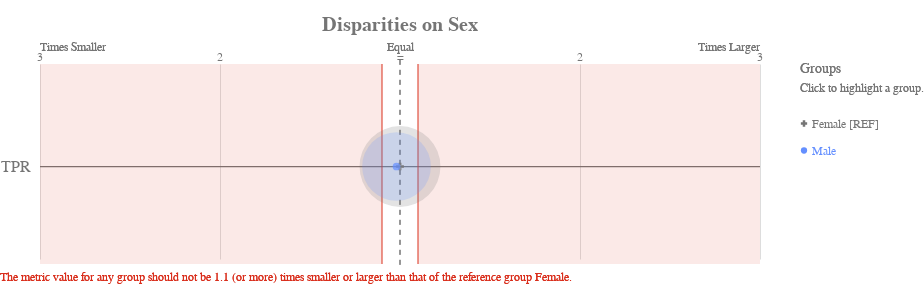

The code cell stored with this chart in its notebook:
### Code cell
ap.disparity(bdf, metrics, 'Sex', fairness_threshold = disparity_tolerance)

### Figure 1 — Vega-Lite specification as saved in the notebook (floating-point values rounded to 4 significant figures)
{"config": {"view": {"continuousWidth": 400, "continuousHeight": 300, "strokeWidth": 0}, "axisLeft": {"labelColor": "rgb(117,117,117)", "labelFont": "Arial", "labelFontSize": 16}, "title": {"align": "center", "baseline": "middle", "color": "rgb(117,117,117)", "font": "Arial", "fontSize": 20, "fontWeight": "bold"}}, "layer": [{"data": {"name": "data-1f2af75cfead9a3854ee453922b4eaab"}, "mark": {"type": "rule", "stroke": "rgb(117,117,117)", "strokeWidth": 1.25, "tooltip": ""}, "encoding": {"x": {"type": "quantitative", "field": "x", "scale": {"domain": [-2, 2], "range": [40.0, 760.0]}}, "x2": {"field": "x2"}, "y": {"type": "nominal", "axis": {"domain": false, "labelAngle": 0, "labelPadding": -30, "orient": "left", "ticks": false, "title": ""}, "field": "metric", "scale": {"domain": ["TPR"], "range": [30, 225.0]}}}}, {"data": {"name": "data-79dd248bdaa0ea02c535240e8ad022c8"}, "mark": {"type": "rule", "stroke": "rgb(117,117,117)", "strokeDash": [5, 5], "strokeWidth": 1}, "encoding": {"tooltip": {"value": "Female [REF]"}, "x": {"value": 400.0}, "y": {"value": 20.83}, "y2": {"value": 229.2}}}, {"data": {"name": "data-c233327f4cd9b4c2df31bf8015c83e4a"}, "mark": {"type": "text", "align": "center", "color": "rgb(117,117,117)", "font": "Arial", "fontSize": 12, "fontWeight": "normal", "tooltip": ""}, "encoding": {"text": {"type": "nominal", "field": "label"}, "x": {"type": "quantitative", "field": "value", "scale": {"domain": [-2, 2], "range": [40.0, 760.0]}}, "y": {"value": 17.5}}}, {"layer": [{"mark": {"type": "text", "align": "left", "fill": "rgb(117,117,117)", "font": "Arial", "fontSize": 12, "fontWeight": "normal", "tooltip": ""}, "encoding": {"text": {"value": "Times Smaller"}, "x": {"value": 40.0}, "y": {"value": 7.5}}}, {"mark": {"type": "text", "align": "right", "fill": "rgb(117,117,117)", "font": "Arial", "fontSize": 12, "fontWeight": "normal", "tooltip": ""}, "encoding": {"text": {"value": "Times Larger"}, "x": {"value": 760.0}, "y": {"value": 7.5}}}, {"mark": {"type": "text", "align": "center", "fill": "rgb(117,117,117)", "font": "Arial", "fontSize": 12, "fontWeight": "normal", "tooltip": ""}, "encoding": {"text": {"value": "Equal"}, "x": {"value": 400.0}, "y": {"value": 7.5}}}], "data": {"name": "data-79dd248bdaa0ea02c535240e8ad022c8"}}, {"layer": [{"mark": {"type": "rule", "opacity": 0.8, "stroke": "rgb(217, 46, 28)", "strokeWidth": 1.25, "tooltip": ""}, "encoding": {"x": {"type": "quantitative", "field": "min", "scale": {"domain": [-2, 2], "range": [40.0, 760.0]}}, "y": {"value": 25.0}, "y2": {"value": 225.0}}}, {"mark": {"type": "rule", "opacity": 0.8, "stroke": "rgb(217, 46, 28)", "strokeWidth": 1.25, "tooltip": ""}, "encoding": {"x": {"type": "quantitative", "field": "max", "scale": {"domain": [-2, 2], "range": [40.0, 760.0]}}, "y": {"value": 25.0}, "y2": {"value": 225.0}}}, {"layer": [{"mark": {"type": "rect", "fill": "rgb(217, 46, 28)", "opacity": 0.1, "tooltip": ""}, "encoding": {"x": {"type": "quantitative", "field": "min", "scale": {"domain": [-2, 2], "range": [40.0, 760.0]}}, "x2": {"field": "lower_end"}, "y": {"value": 25.0}, "y2": {"value": 225.0}}}, {"mark": {"type": "rect", "fill": "rgb(217, 46, 28)", "opacity": 0.1, "tooltip": ""}, "encoding": {"x": {"type": "quantitative", "field": "max", "scale": {"domain": [-2, 2], "range": [40.0, 760.0]}}, "x2": {"field": "upper_end"}, "y": {"value": 25.0}, "y2": {"value": 225.0}}}]}, {"data": {"name": "data-79dd248bdaa0ea02c535240e8ad022c8"}, "mark": {"type": "text", "align": "left", "baseline": "top", "fill": "rgb(217, 46, 28)", "font": "Arial", "fontSize": 12, "fontWeight": "normal", "tooltip": ""}, "encoding": {"text": {"value": "The metric value for any group should not be 1.1 (or more) times smaller or larger than that of the reference group Female."}, "x": {"value": 0}, "y": {"value": 233.3}}}], "data": {"name": "data-c5998ade5caa41beab95346bdb5ba577"}}, {"layer": [{"mark": "circle"}, {"data": {"name": "data-061476c9beed896aa6ad0c341fd3f722"}, "mark": {"type": "circle", "opacity": 0.2}, "encoding": {"color": {"condition": {"type": "nominal", "field": "attribute_value", "legend": null, "scale": {"domain": ["Female", "Male"], "range": ["rgb(117,117,117)", "rgb(100, 143, 255)", "rgb(254, 97, 0)", "rgb(220, 38, 127)", "rgb(255, 176, 0)", "rgb(120, 94, 240)"]}, "selection": "selector113"}, "value": "rgb(224,224,224)"}, "size": {"type": "quantitative", "field": "group_size", "legend": null, "scale": {"domain": [0, 697.2], "range": [0, 7854.0]}}, "tooltip": [{"type": "nominal", "field": "attribute_value", "title": "Group"}, {"type": "nominal", "field": "tooltip_group_size", "title": "Group Size"}, {"type": "nominal", "field": "tooltip_disparity_explanation_tpr", "title": "Disparity"}, {"type": "quantitative", "field": "tpr", "format": ".2f", "title": "TPR"}], "x": {"type": "quantitative", "axis": {"domain": false, "labels": false, "ticks": false, "title": null, "values": [1, 2, -2, -1]}, "field": "tpr_disparity_scaled", "scale": {"domain": [-2, 2], "range": [40.0, 760.0]}}, "y": {"type": "nominal", "axis": {"domain": false, "grid": false, "labels": false, "ticks": false, "title": " "}, "field": "metric_variable", "scale": {"domain": ["TPR"], "range": [30, 225.0]}}}, "selection": {"selector115": {"type": "multi", "empty": "all", "fields": ["attribute_value"]}}, "transform": [{"calculate": "'TPR'", "as": "metric_variable"}]}, {"layer": [{"mark": "point"}, {"data": {"name": "data-061476c9beed896aa6ad0c341fd3f722"}, "mark": {"type": "point", "filled": true, "size": 60}, "encoding": {"color": {"condition": {"type": "nominal", "field": "attribute_value", "legend": null, "scale": {"domain": ["Female", "Male"], "range": ["rgb(117,117,117)", "rgb(100, 143, 255)", "rgb(254, 97, 0)", "rgb(220, 38, 127)", "rgb(255, 176, 0)", "rgb(120, 94, 240)"]}, "selection": "selector113"}, "value": "rgb(224,224,224)"}, "shape": {"type": "nominal", "field": "attribute_value", "legend": null, "scale": {"domain": ["Female", "Male"], "range": ["cross", "circle"]}}, "tooltip": [{"type": "nominal", "field": "attribute_value", "title": "Group"}, {"type": "nominal", "field": "tooltip_group_size", "title": "Group Size"}, {"type": "nominal", "field": "tooltip_disparity_explanation_tpr", "title": "Disparity"}, {"type": "quantitative", "field": "tpr", "format": ".2f", "title": "TPR"}], "x": {"type": "quantitative", "axis": {"domain": false, "labels": false, "ticks": false, "title": null, "values": [1, 2, -2, -1]}, "field": "tpr_disparity_scaled", "scale": {"domain": [-2, 2], "range": [40.0, 760.0]}}, "y": {"type": "nominal", "axis": {"domain": false, "grid": false, "labels": false, "ticks": false, "title": " "}, "field": "metric_variable", "scale": {"domain": ["TPR"], "range": [30, 225.0]}}}, "selection": {"selector114": {"type": "multi", "empty": "all", "fields": ["attribute_value"]}}, "transform": [{"calculate": "'TPR'", "as": "metric_variable"}]}]}]}, {"layer": [{"mark": {"type": "point", "filled": true, "opacity": 1, "size": 39.48}, "encoding": {"color": {"condition": {"type": "nominal", "field": "attribute_value", "legend": null, "scale": {"domain": ["Female", "Male"], "range": ["rgb(117,117,117)", "rgb(100, 143, 255)", "rgb(254, 97, 0)", "rgb(220, 38, 127)", "rgb(255, 176, 0)", "rgb(120, 94, 240)"]}, "selection": "selector113"}, "value": "rgb(224,224,224)"}, "shape": {"type": "nominal", "field": "attribute_value", "legend": null, "scale": {"domain": ["Female", "Male"], "range": ["cross", "circle"]}}, "x": {"value": 804}, "y": {"type": "nominal", "axis": {"domain": false, "grid": false, "labels": false, "ticks": false, "title": " "}, "field": "attribute_value", "scale": {"domain": ["Female", "Male"], "range": [71, 125]}}}, "selection": {"selector113": {"type": "multi", "empty": "all", "fields": ["attribute_value"]}}}, {"mark": {"type": "text", "align": "left", "baseline": "middle", "font": "Arial", "fontSize": 12, "fontWeight": "normal"}, "encoding": {"color": {"condition": {"type": "nominal", "field": "attribute_value", "legend": null, "scale": {"domain": ["Female", "Male"], "range": ["rgb(117,117,117)", "rgb(100, 143, 255)", "rgb(254, 97, 0)", "rgb(220, 38, 127)", "rgb(255, 176, 0)", "rgb(120, 94, 240)"]}, "selection": "selector113"}, "value": "rgb(224,224,224)"}, "text": {"type": "nominal", "field": "label"}, "x": {"value": 812}, "y": {"type": "nominal", "axis": {"domain": false, "grid": false, "labels": false, "ticks": false, "title": " "}, "field": "attribute_value", "scale": {"domain": ["Female", "Male"], "range": [71, 125]}}}, "selection": {"selector116": {"type": "multi", "empty": "all", "fields": ["attribute_value"]}}}, {"data": {"name": "data-79dd248bdaa0ea02c535240e8ad022c8"}, "mark": {"type": "text", "align": "left", "baseline": "middle", "color": "rgb(117,117,117)", "font": "Arial", "fontSize": 12, "fontWeight": "normal"}, "encoding": {"text": {"value": "Click to highlight a group."}, "x": {"value": 800}, "y": {"value": 49}}}, {"data": {"name": "data-79dd248bdaa0ea02c535240e8ad022c8"}, "mark": {"type": "text", "align": "left", "baseline": "middle", "color": "rgb(117,117,117)", "font": "Arial", "fontSize": 14, "fontWeight": "normal"}, "encoding": {"text": {"value": "Groups"}, "x": {"value": 800}, "y": {"value": 30}}}], "data": {"name": "data-174220ed2be66a6b115cb2460514c3b9"}}], "height": 250, "padding": {"top": 15, "bottom": 10}, "resolve": {"scale": {"size": "independent", "y": "independent"}}, "title": "Disparities on Sex", "width": 800, "$schema": "https://vega.github.io/schema/vega-lite/v4.8.1.json", "datasets": {"data-1f2af75cfead9a3854ee453922b4eaab": [{"metric": "TPR", "x": -2, "x2": 2}], "data-79dd248bdaa0ea02c535240e8ad022c8": [{"a": 1, "b": 0}, {"a": 1, "b": 0}], "data-c233327f4cd9b4c2df31bf8015c83e4a": [{"value": 1, "label": 2}, {"value": 2, "label": 3}, {"value": -2, "label": 3}, {"value": -1, "label": 2}, {"value": 0, "label": "="}], "data-c5998ade5caa41beab95346bdb5ba577": [{"min": -0.1, "max": 0.1, "lower_end": -2, "upper_end": 2}], "data-061476c9beed896aa6ad0c341fd3f722": [{"attribute_name": "Sex", "attribute_value": "Female", "group_size": 581, "total_entities": 1000, "tpr": 0.9828, "tpr_disparity": 1.0, "tpr_disparity_scaled": 0.0, "tooltip_group_size": "581 (58.10%)", "tooltip_disparity_explanation_tpr": "Reference group"}, {"attribute_name": "Sex", "attribute_value": "Male", "group_size": 419, "total_entities": 1000, "tpr": 0.9642, "tpr_disparity": 0.9811, "tpr_disparity_scaled": -0.01928, "tooltip_group_size": "419 (41.90%)", "tooltip_disparity_explanation_tpr": "1.02 times smaller TPR than the reference group"}], "data-174220ed2be66a6b115cb2460514c3b9": [{"attribute_value": "Female", "label": "Female [REF]"}, {"attribute_value": "Male", "label": "Male"}]}}
